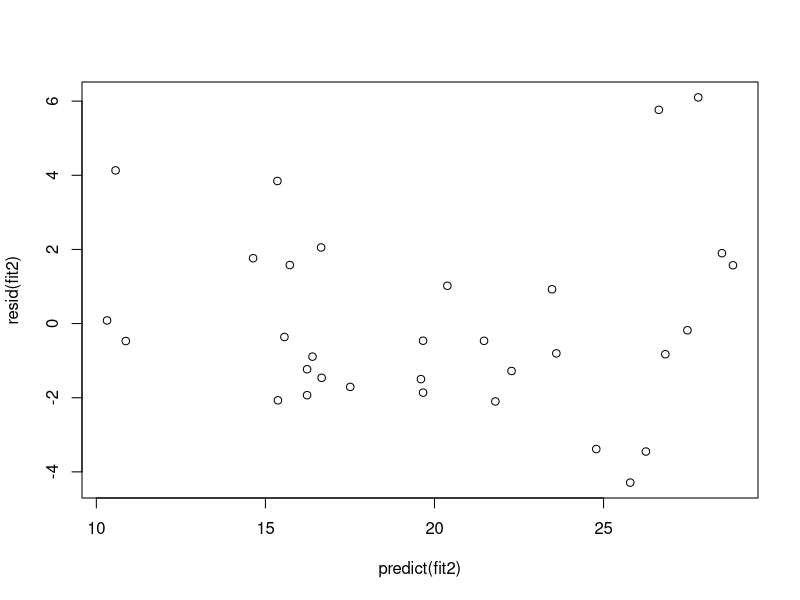

Generate this figure with R:
## ---- chunk 1
library(datasets)
data(mtcars)
cor(mtcars, mtcars$mpg)[-1,]
## ---- chunk 2
summary(aov(mpg ~ ., data=mtcars))
## ---- chunk 3
fit1 <- lm(mtcars$mpg ~ cyl + disp + wt, data=subset(mtcars, select=c(cyl, disp, wt)))
summary(fit1)$coefficients
## ---- chunk 4
fit2 <- lm(mtcars$mpg ~ cyl + wt, data=subset(mtcars, select=c(cyl, wt)))
summary(fit2)$coefficients
## ---- chunk 5
plot(resid(fit2) ~ predict(fit2))
